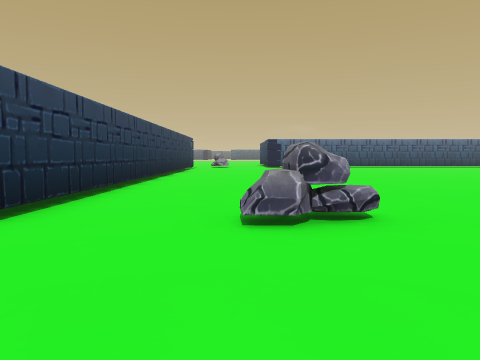
[1] (above)

24 first-person views from a walk through a level from a Godot 3-D game. The camera is 1.4 m above the floor, tilts 4° down and sees 70° across. The floor is counted in squares, 2 m on a side. Each view is taken from the middle of a square. On the plan, view 1 faces up. The plan holds only what a view shows up to about 11 squares ahead; the rest is blank. The place goes on beyond the plan. Flat picture figures and markers are not drawn. Some surface patterns are stand-ins.

[2]
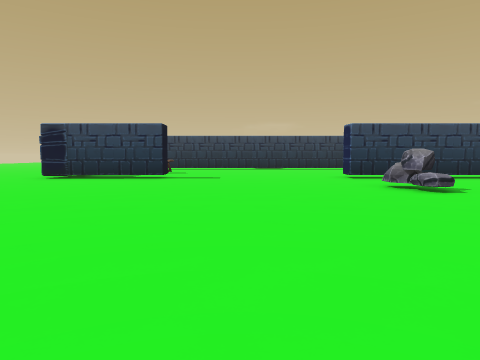

[3]
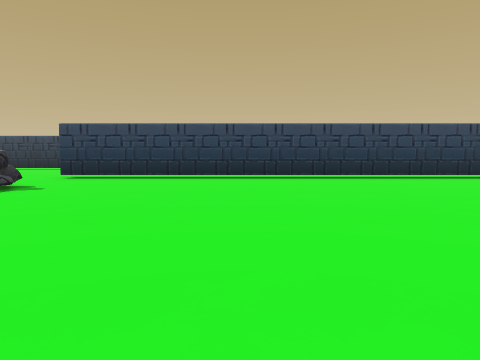

[4]
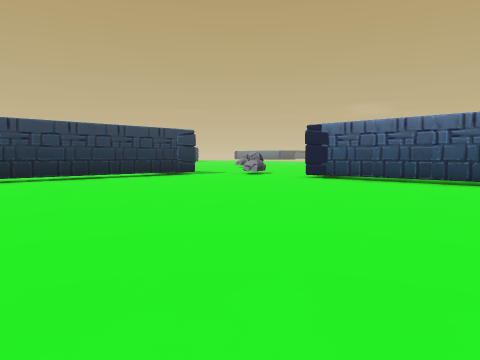

[5]
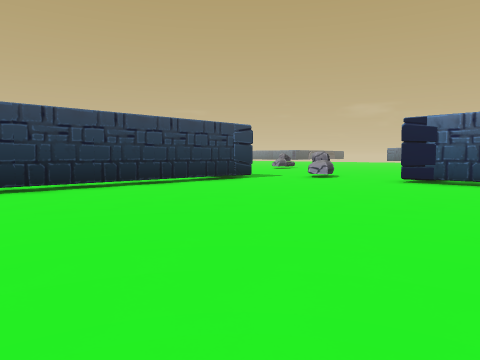

[6]
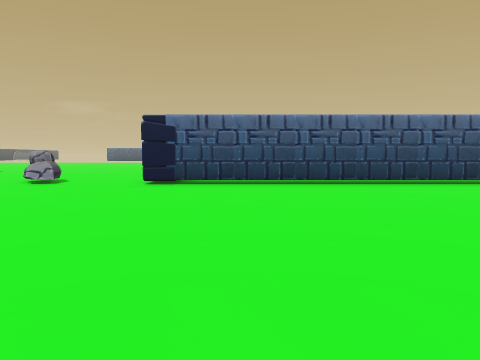

[7]
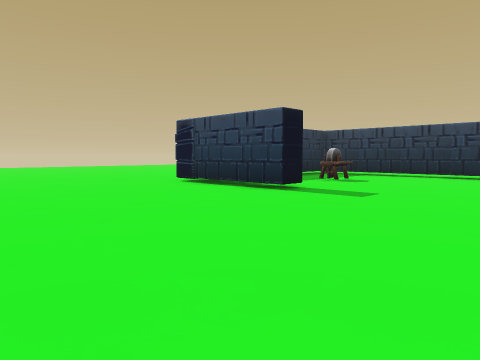

[8]
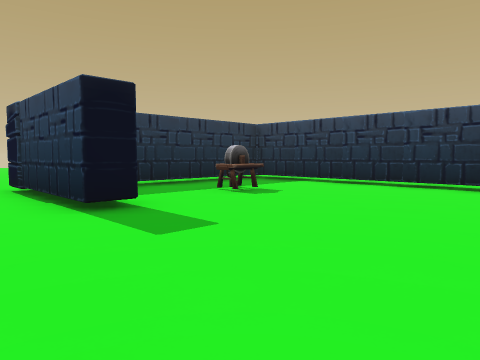

[9]
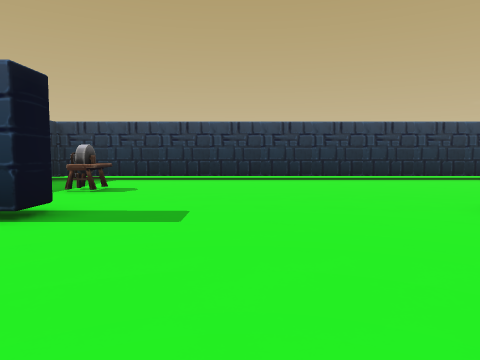

[10]
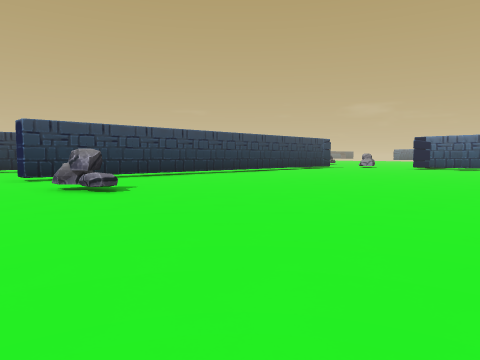

[11]
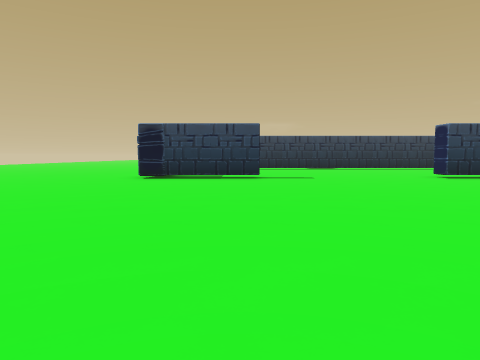

[12]
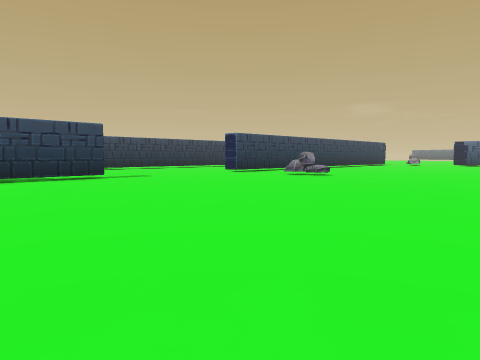

[13]
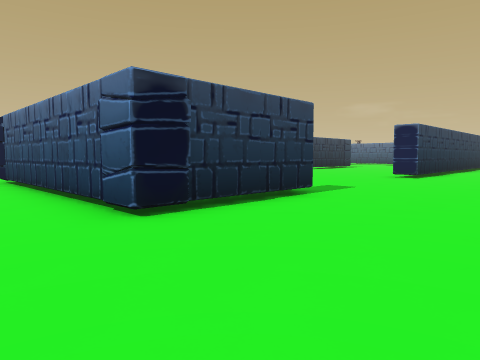

[14]
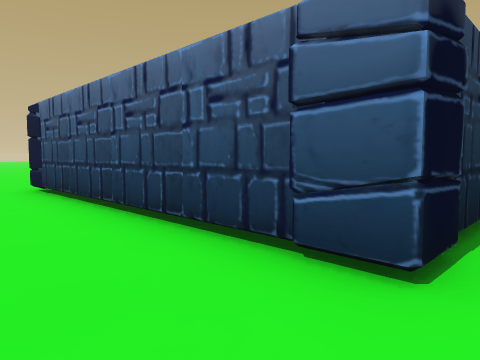

[15]
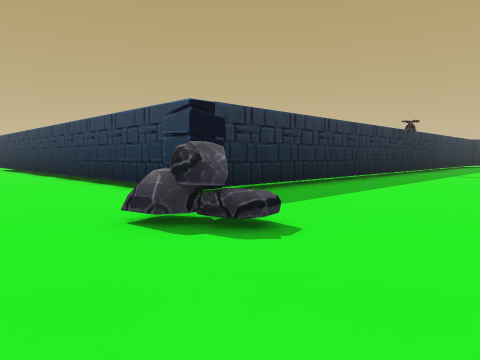

[16]
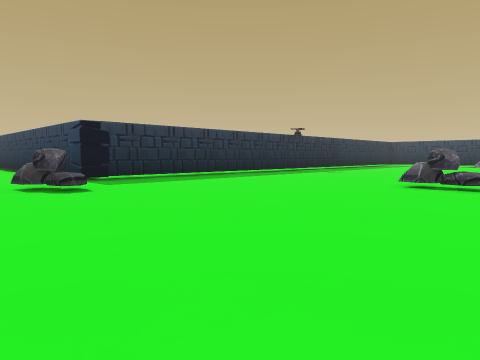

[17]
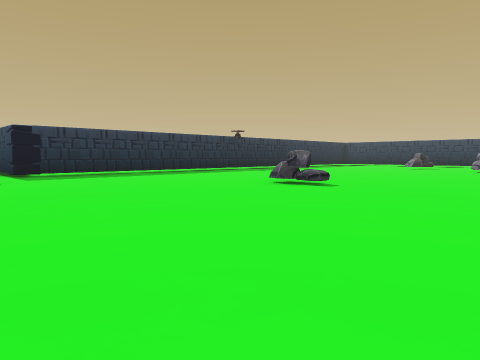

[18]
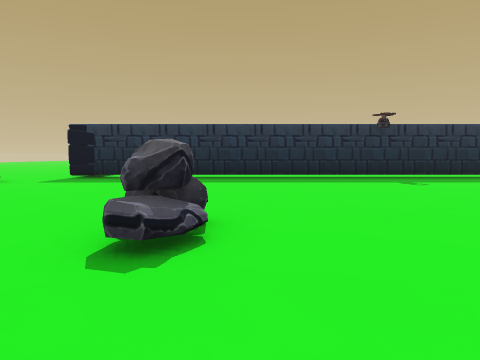

[19]
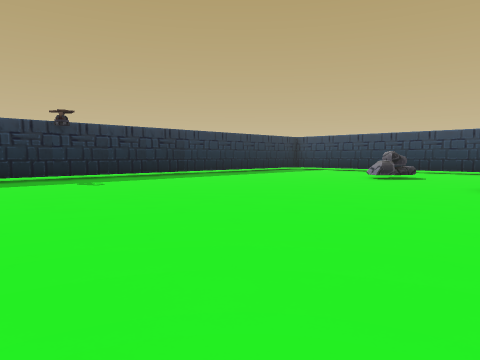

[20]
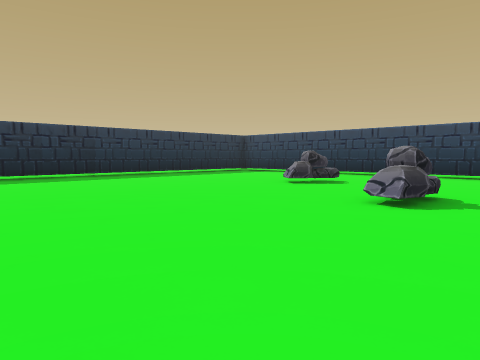

[21]
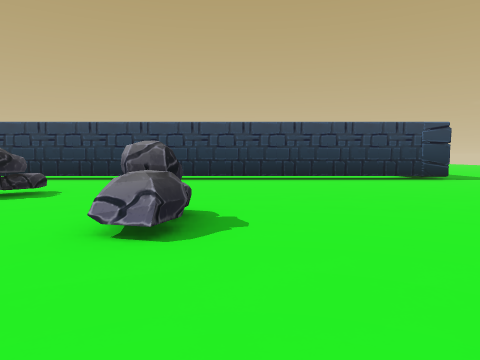

[22]
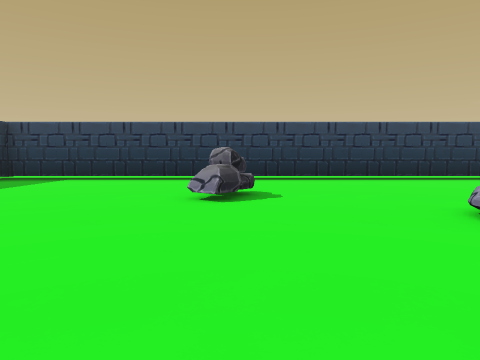

[23]
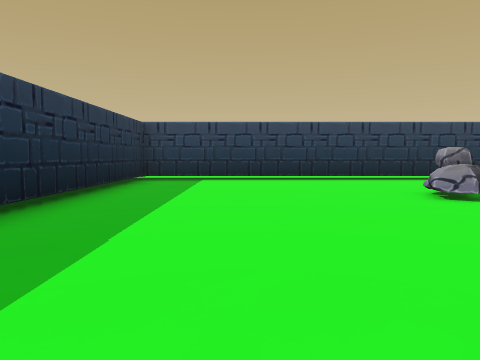

[24]
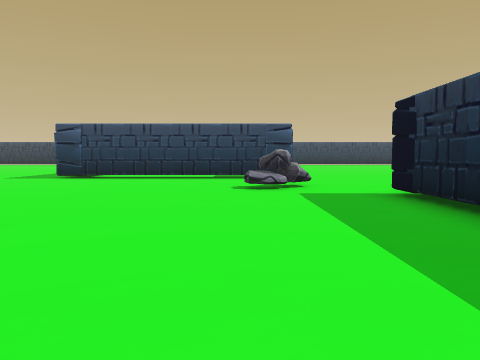

### Floor plan
Points are (right, up) in squares from view 1. A wall is a line through its corners. A room is listed if a view was taken in it or the views show most of it. See-through windows are left out.
Room 1 (views 1, 2, 3, 4, 5, 6, 7, 8, 9, 10, 11, 12, 13, 14, 15, 16, 17, 18, 19, 20, 21, 22, 23, 24)
walls: (-2.6, 18.5) (-2.6, 3.4) (-3.4, 3.4); (1.6, 21.5) (1.6, 26.5); (-15.8, 19.2) (-3.4, 19.2); (-9.1, 7.1) (-9.1, -5.3) (-4.9, -5.3); (8.5, 20.4) (2.5, 20.4); (-23.4, 19.2) (-18, 19.2); (-3.4, -2.4) (-2.6, -2.4) (-2.6, -5.4); (-5.7, -2.8) (-5.7, -3.5); (-6.5, -3.1) (-5.6, -3.1); (-6.4, -3.3) (-6, -3.3); (-3.4, -6.1) (-9.2, -6.1); (-24.1, 35.4) (-24.1, 19.5)
low walls: (-6.5, -2.8) (-5.7, -2.8); (-6.4, -2.9) (-6.4, -3.3)
ways out: opening at (-10.3, -7)
objects: other object (-25, 19) to (-24, 19); pillar (-24, 36); rock (-20, 25) to (-20, 26); rock (-18, 29) to (-17, 29); pillar (-10, -6); rock (-7, 26) to (-7, 27); pillar (-3, -6); pillar (-3, 19); rock (-2, 21) to (-1, 22); rock (0, 4) to (1, 4); pillar (2, 21); pillar (2, 27)

Positions as (right, up) in squares from view 1, and headings:
1: (0, 0), facing up
2: (8, 0), facing left
3: (8, 9), facing left
4: (8, 11), facing up-left
5: (5, 11), facing up-left
6: (4, 12), facing up
7: (3, 2), facing down-left
8: (-1, 2), facing down-left
9: (1, 0), facing left
10: (8, 1), facing up-left
11: (8, -3), facing left
12: (8, -7), facing up-left
13: (1, -8), facing up-left
14: (-2, -8), facing up-left
15: (1, 24), facing down-left
16: (1, 29), facing down-left
17: (0, 32), facing down-left
18: (-8, 30), facing down
19: (-9, 30), facing down-left
20: (-12, 31), facing down-left
21: (-14, 30), facing left
22: (-14, 26), facing left
23: (-14, 22), facing left
24: (-9, 22), facing right
